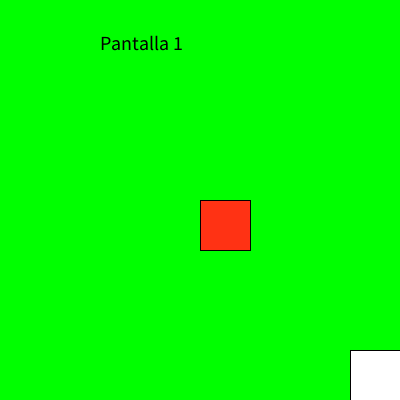
Frame 1 (no input)
Frame 60 (the mouse pressed at the canvas centre just before this capture): identical to frame 1, image omitted
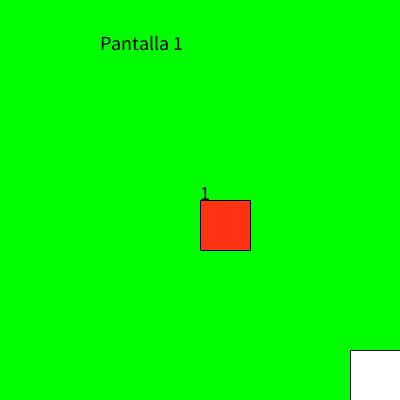
Frame 120 (the mouse held since frame 60 and released just before this capture)

The Processing sketch that drew these frames (run headless with seeded random() and noise(); from frame 60 on, the mouse is pressed at the canvas centre):

// Processing sketch: condicional_3_pantallas_boton
// ── condicional_3_pantallas_boton.pde
int posX = 200;
int pantalla = 1;

void setup(){
  size(400, 400);
  textSize(20);
}

void draw(){
  if(pantalla == 1){
    background(0, 255, 0);
    fill(255,50,20);
    rect(200,200,50,50);
    fill(0);
    text("Pantalla 1", 100, 50);
  }else if(pantalla == 2){
    background(255, 0, 0);
    fill(0);
    text("Pantalla 2", 200, 50);
  }else if(pantalla == 3){
    background(0, 0, 255);
    fill(0);
    text("Pantalla 3", 100, 200);
  }
  fill(0);
  text(pantalla, mouseX, mouseY);
  
  fill(255);
  rect(350, 350, 50, 50);
}

void mouseClicked(){
  if(mouseX > 350 && mouseY > 350){
    pantalla = pantalla + 1;
    if(pantalla == 4){
      pantalla = 1;
    }
  }
}
